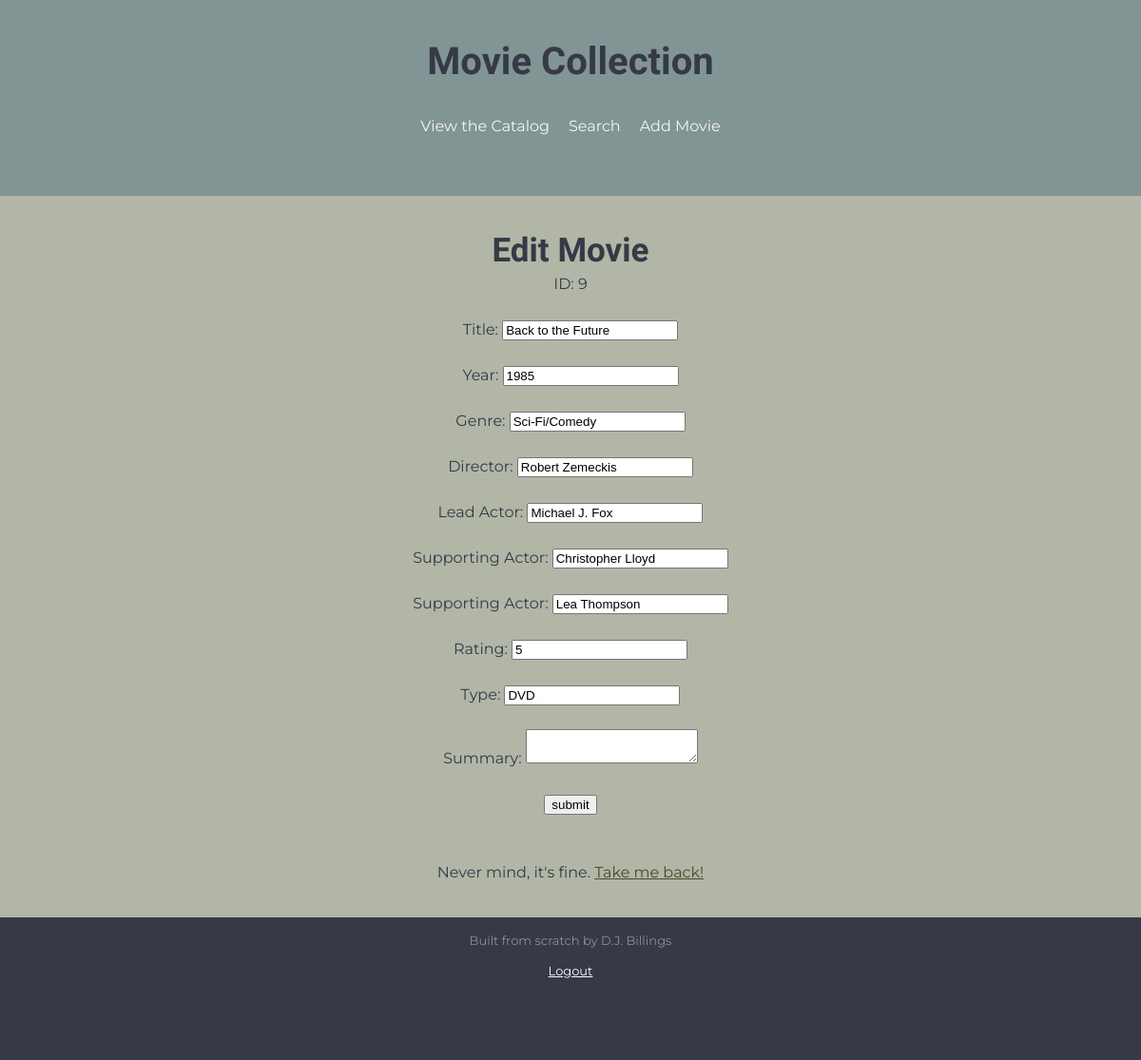
Page /formEdit.php?Title=Back to the Future on the committed database.
### tables this page shows
CREATE TABLE `movies` (
  `ID` int(11) NOT NULL,
  `Title` varchar(45) NOT NULL,
  `Year` int(11) DEFAULT NULL,
  `Genre` text,
  `Director` varchar(35) NOT NULL,
  `Actor1` text,
  `Actor2` text,
  `Actor3` text,
  `Rating` int(11) DEFAULT NULL,
  `Type` text,
  `Summary` text
);

### formEdit.php (the view, shortened to what this page needs)
<!DOCTYPE html>
<html lang="en">
  <head>
<link rel="stylesheet" href="css/style.css">
</head>
<body>
    <main>
    <section class="header">
    <div class="content-wrap">
    <h1>Movie Collection</h1>
<?php
include 'nav.php'
?>
</div>
</section>
        <section class="catalog">
        <div class="content-wraplong">
        <h2>Edit Movie</h2>
<?php
include 'includes/db.php';
$Title = $_GET['Title'];
$query = "SELECT * FROM movies WHERE Title='$Title'";
if ($result = $mysqli->query($query)) {
}
else
{
 echo "Sorry, a movie with Title of $Title cannot be found " .  $mysqli->error."<br>";
}
while ($result_ar = mysqli_fetch_assoc($result)) {
    $ID = $result_ar['ID'];
    $Title = $result_ar['Title'];
    $Year = $result_ar['Year'];
	$Genre = $result_ar['Genre'];
    $Director = $result_ar['Director'];
    $Actor1 = $result_ar['Actor1'];
    $Actor2 = $result_ar['Actor2'];
    $Actor3 = $result_ar['Actor3'];
    $Rating = $result_ar['Rating'];
    $Type = $result_ar['Type'];
    $Summary = $result_ar['Summary'];
}
?>
<form action="editAction.php"
method=”post”>
ID: <?php echo "$ID" ?><input name="ID" type="hidden" value= "<?php echo "$ID" ?>" /><br />
<br />
Title: <input name="Title" type="text" value= "<?php echo "$Title" ?>" /><br />
<br />
Year: <input name="Year" type="text" value= "<?php echo "$Year" ?>" /><br />
<br />
Genre: <input name="Genre" type="text" value= "<?php echo "$Genre" ?>" /><br />
<br />
Director: <input name="Director" type="text" value= "<?php echo "$Director" ?>" /><br />
<br />
Lead Actor: <input name="Actor1" type="text" value= "<?php echo "$Actor1" ?>" /><br />
<br />
Supporting Actor: <input name="Actor2" type="text" value= "<?php echo "$Actor2" ?>" /><br />
<br />
Supporting Actor: <input name="Actor3" type="text" value= "<?php echo "$Actor3" ?>" /><br />
<br />
Rating: <input name="Rating" type="int" value= "<?php echo "$Rating" ?>" /><br />
<br />
Type: <input name="Type" type="text" value= "<?php echo "$Type" ?>" /><br />
<br />
Summary: <textarea name="Summary" type="text" value= "<?php echo "$Summary" ?>"  /></textarea><br />
<br />
<input name="Submit1" type="submit" value="submit" /><br />
&nbsp;</form><br>
<?php
echo 'Never mind, it\'s fine. '; echo "<a href='viewmovie.php?Title=" . $Title . "'>Take me back!</a>";
?>
</section>
<?php
include 'includes/footer.php';
?>
</body>
</html>

### css/style.css (style rules this page uses)
*, *::before, *::after { box-sizing: inherit; }
html { box-sizing: border-box; }
body { color: #363946ff; margin: 0; padding:0; font-family: 'Montserrat', sans-serif; font-size: 16px; line-height: 1.5; }
a { color: rgb(77, 72, 44); }
h1 { font-size: 40px; }
h2 { font-size: 35px; line-height: 1.3; }
h1, h2 { font-family: 'Cutive', serif; margin: 0; }
.content-wrap { text-align: center; width: 100%; margin: 0 auto; padding: 20px 0; }
.content-wraplong { text-align: center; width: 100%; margin: 0 auto; padding: 20px 0; }
.header { text-align: center; background-color: #819595ff; padding: 15px; width: 100vw; }
.catalog { background-color: #b1b6a6ff; padding: 15px; }

### rows in the picture
movies: ID "9", Title "Back to the Future", Year "1985", Genre "Sci-Fi/Comedy", Director "Robert Zemeckis", Actor1 "Michael J. Fox", Actor2 "Christopher Lloyd", Actor3 "Lea Thompson", Rating "5", Type "DVD"
